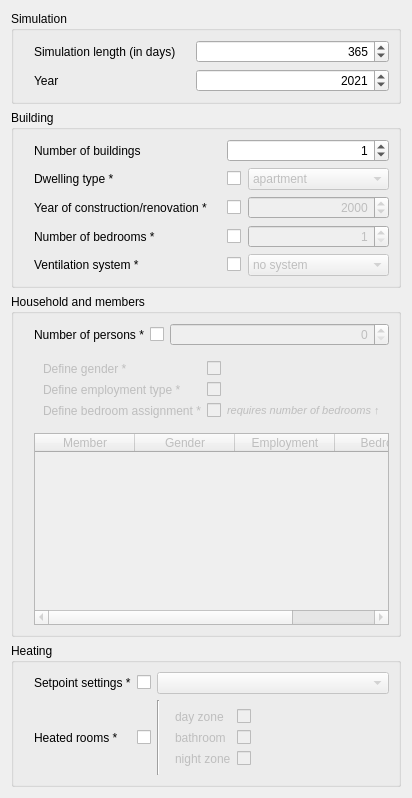
      <widget class="QWidget" name="tab_3">
       <attribute name="title">
        <string>Basic</string>
       </attribute>
       <layout class="QVBoxLayout" name="verticalLayout_2">
        <item alignment="Qt::AlignTop">
         <widget class="QGroupBox" name="groupBox">
          <property name="title">
           <string>Simulation</string>
          </property>
          <layout class="QFormLayout" name="formLayout">
           <property name="horizontalSpacing">
            <number>20</number>
           </property>
           <property name="leftMargin">
            <number>20</number>
           </property>
           <item row="0" column="0">
            <widget class="QLabel" name="label">
             <property name="toolTip">
              <string/>
             </property>
             <property name="text">
              <string>Simulation length (in days)</string>
             </property>
            </widget>
           </item>
           <item row="1" column="0">
            <widget class="QLabel" name="label_2">
             <property name="text">
              <string>Year</string>
             </property>
            </widget>
           </item>
           <item row="1" column="1">
            <widget class="QSpinBox" name="simYear">
             <property name="alignment">
              <set>Qt::AlignRight|Qt::AlignTrailing|Qt::AlignVCenter</set>
             </property>
             <property name="maximum">
              <number>3000</number>
             </property>
             <property name="value">
              <number>2021</number>
             </property>
            </widget>
           </item>
           <item row="0" column="1">
            <widget class="QSpinBox" name="simLength">
             <property name="alignment">
              <set>Qt::AlignRight|Qt::AlignTrailing|Qt::AlignVCenter</set>
             </property>
             <property name="maximum">
              <number>1000</number>
             </property>
             <property name="value">
              <number>365</number>
             </property>
            </widget>
           </item>
          </layout>
         </widget>
        </item>
        <item alignment="Qt::AlignTop">
         <widget class="QGroupBox" name="groupBox_2">
          <property name="title">
           <string>Building</string>
          </property>
          <layout class="QFormLayout" name="formLayout_2">
           <property name="horizontalSpacing">
            <number>20</number>
           </property>
           <property name="leftMargin">
            <number>20</number>
           </property>
           <item row="0" column="0">
            <widget class="QLabel" name="label_3">
             <property name="text">
              <string>Number of buildings</string>
             </property>
            </widget>
           </item>
           <item row="0" column="1">
            <widget class="QSpinBox" name="numBuildings">
             <property name="alignment">
              <set>Qt::AlignRight|Qt::AlignTrailing|Qt::AlignVCenter</set>
             </property>
             <property name="value">
              <number>1</number>
             </property>
            </widget>
           </item>
           <item row="1" column="0">
            <widget class="QLabel" name="label_4">
             <property name="text">
              <string>Dwelling type *</string>
             </property>
            </widget>
           </item>
           <item row="1" column="1">
            <layout class="QHBoxLayout" name="horizontalLayout_7">
             <property name="spacing">
              <number>7</number>
             </property>
             <item>
              <widget class="QCheckBox" name="checkBox_6"/>
             </item>
             <item>
              <widget class="QComboBox" name="dwellingType">
               <property name="enabled">
                <bool>false</bool>
               </property>
               <property name="sizePolicy">
                <sizepolicy hsizetype="Preferred" vsizetype="Fixed">
                 <horstretch>1</horstretch>
                 <verstretch>0</verstretch>
                </sizepolicy>
               </property>
               <item>
                <property name="text">
                 <string>apartment</string>
                </property>
               </item>
               <item>
                <property name="text">
                 <string>house</string>
                </property>
               </item>
              </widget>
             </item>
            </layout>
           </item>
           <item row="2" column="0">
            <widget class="QLabel" name="label_5">
             <property name="text">
              <string>Year of construction/renovation *</string>
             </property>
            </widget>
           </item>
           <item row="2" column="1">
            <layout class="QHBoxLayout" name="horizontalLayout_3">
             <property name="spacing">
              <number>7</number>
             </property>
             <item>
              <widget class="QCheckBox" name="checkBox_2"/>
             </item>
             <item>
              <widget class="QSpinBox" name="constrYear">
               <property name="enabled">
                <bool>false</bool>
               </property>
               <property name="sizePolicy">
                <sizepolicy hsizetype="Minimum" vsizetype="Fixed">
                 <horstretch>1</horstretch>
                 <verstretch>0</verstretch>
                </sizepolicy>
               </property>
               <property name="alignment">
                <set>Qt::AlignRight|Qt::AlignTrailing|Qt::AlignVCenter</set>
               </property>
               <property name="maximum">
                <number>3000</number>
               </property>
               <property name="value">
                <number>2000</number>
               </property>
              </widget>
             </item>
            </layout>
           </item>
           <item row="3" column="0">
            <widget class="QLabel" name="label_6">
             <property name="text">
              <string>Number of bedrooms *</string>
             </property>
            </widget>
           </item>
           <item row="3" column="1">
            <layout class="QHBoxLayout" name="horizontalLayout_6">
             <property name="spacing">
              <number>7</number>
             </property>
             <item>
              <widget class="QCheckBox" name="checkBox_5"/>
             </item>
             <item>
              <widget class="QSpinBox" name="numBedrooms">
               <property name="enabled">
                <bool>false</bool>
               </property>
               <property name="sizePolicy">
                <sizepolicy hsizetype="Minimum" vsizetype="Fixed">
                 <horstretch>1</horstretch>
                 <verstretch>0</verstretch>
                </sizepolicy>
               </property>
               <property name="alignment">
                <set>Qt::AlignRight|Qt::AlignTrailing|Qt::AlignVCenter</set>
               </property>
               <property name="minimum">
                <number>1</number>
               </property>
              </widget>
             </item>
            </layout>
           </item>
           <item row="4" column="0">
            <widget class="QLabel" name="label_7">
             <property name="text">
              <string>Ventilation system *</string>
             </property>
            </widget>
           </item>
           <item row="4" column="1">
            <layout class="QHBoxLayout" name="horizontalLayout_2">
             <property name="spacing">
              <number>7</number>
             </property>
             <item>
              <widget class="QCheckBox" name="checkBox"/>
             </item>
             <item>
              <widget class="QComboBox" name="ventSystem">
               <property name="enabled">
                <bool>false</bool>
               </property>
               <property name="sizePolicy">
                <sizepolicy hsizetype="Preferred" vsizetype="Fixed">
                 <horstretch>1</horstretch>
                 <verstretch>0</verstretch>
                </sizepolicy>
               </property>
               <item>
                <property name="text">
                 <string>no system</string>
                </property>
               </item>
               <item>
                <property name="text">
                 <string>exhaust ventilation</string>
                </property>
               </item>
               <item>
                <property name="text">
                 <string>balanced ventilation</string>
                </property>
               </item>
              </widget>
             </item>
            </layout>
           </item>
          </layout>
         </widget>
        </item>
        <item alignment="Qt::AlignTop">
         <widget class="QGroupBox" name="groupBox_3">
          <property name="title">
           <string>Household and members</string>
          </property>
          <layout class="QVBoxLayout" name="verticalLayout">
           <property name="leftMargin">
            <number>20</number>
           </property>
           <item>
            <layout class="QFormLayout" name="formLayout_11">
             <item row="0" column="0">
              <widget class="QLabel" name="label_14">
               <property name="text">
                <string>Number of persons *</string>
               </property>
              </widget>
             </item>
             <item row="0" column="1">
              <layout class="QHBoxLayout" name="horizontalLayout_9">
               <item>
                <widget class="QCheckBox" name="checkBox_14"/>
               </item>
               <item>
                <widget class="QSpinBox" name="numPersons">
                 <property name="enabled">
                  <bool>false</bool>
                 </property>
                 <property name="sizePolicy">
                  <sizepolicy hsizetype="Minimum" vsizetype="Fixed">
                   <horstretch>1</horstretch>
                   <verstretch>0</verstretch>
                  </sizepolicy>
                 </property>
                 <property name="alignment">
                  <set>Qt::AlignRight|Qt::AlignTrailing|Qt::AlignVCenter</set>
                 </property>
                </widget>
               </item>
              </layout>
             </item>
            </layout>
           </item>
           <item>
            <widget class="QWidget" name="formWidget" native="true">
             <property name="enabled">
              <bool>false</bool>
             </property>
             <layout class="QFormLayout" name="formLayout_6">
              <item row="0" column="0">
               <widget class="QLabel" name="label_12">
                <property name="text">
                 <string>Define gender *</string>
                </property>
               </widget>
              </item>
              <item row="0" column="1">
               <widget class="QCheckBox" name="genderBool"/>
              </item>
              <item row="1" column="0">
               <widget class="QLabel" name="label_15">
                <property name="text">
                 <string>Define employment type *</string>
                </property>
               </widget>
              </item>
              <item row="1" column="1">
               <widget class="QCheckBox" name="employmentBool"/>
              </item>
              <item row="2" column="0">
               <widget class="QLabel" name="label_13">
                <property name="enabled">
                 <bool>false</bool>
                </property>
                <property name="text">
                 <string>Define bedroom assignment *</string>
                </property>
               </widget>
              </item>
              <item row="2" column="1">
               <layout class="QHBoxLayout" name="horizontalLayout_11">
                <item>
                 <widget class="QCheckBox" name="bedroomBool">
                  <property name="enabled">
                   <bool>false</bool>
                  </property>
                  <property name="sizePolicy">
                   <sizepolicy hsizetype="Fixed" vsizetype="Fixed">
                    <horstretch>0</horstretch>
                    <verstretch>0</verstretch>
                   </sizepolicy>
                  </property>
                 </widget>
                </item>
                <item>
                 <widget class="QLabel" name="label_16">
                  <property name="enabled">
                   <bool>false</bool>
                  </property>
                  <property name="font">
                   <font>
                    <pointsize>8</pointsize>
                    <italic>true</italic>
                   </font>
                  </property>
                  <property name="text">
                   <string>requires number of bedrooms ↑</string>
                  </property>
                 </widget>
                </item>
               </layout>
              </item>
             </layout>
            </widget>
           </item>
           <item>
            <widget class="QTableWidget" name="peopleTable">
             <property name="enabled">
              <bool>false</bool>
             </property>
             <column>
              <property name="text">
               <string>Member</string>
              </property>
             </column>
             <column>
              <property name="text">
               <string>Gender</string>
              </property>
             </column>
             <column>
              <property name="text">
               <string>Employment</string>
              </property>
             </column>
             <column>
              <property name="text">
               <string>Bedroom</string>
              </property>
             </column>
            </widget>
           </item>
          </layout>
         </widget>
        </item>
        <item alignment="Qt::AlignTop">
         <widget class="QGroupBox" name="groupBox_4">
          <property name="title">
           <string>Heating</string>
          </property>
          <layout class="QFormLayout" name="formLayout_4">
           <property name="leftMargin">
            <number>20</number>
           </property>
           <item row="0" column="0">
            <widget class="QLabel" name="label_18">
             <property name="text">
              <string>Setpoint settings *</string>
             </property>
            </widget>
           </item>
           <item row="0" column="1">
            <layout class="QHBoxLayout" name="horizontalLayout_12">
             <item>
              <widget class="QCheckBox" name="checkBox_11"/>
             </item>
             <item>
              <widget class="QComboBox" name="heatSetpoint">
               <property name="enabled">
                <bool>false</bool>
               </property>
               <property name="sizePolicy">
                <sizepolicy hsizetype="Preferred" vsizetype="Fixed">
                 <horstretch>1</horstretch>
                 <verstretch>0</verstretch>
                </sizepolicy>
               </property>
              </widget>
             </item>
            </layout>
           </item>
           <item row="1" column="0">
            <widget class="QLabel" name="label_17">
             <property name="sizePolicy">
              <sizepolicy hsizetype="Preferred" vsizetype="Expanding">
               <horstretch>0</horstretch>
               <verstretch>0</verstretch>
              </sizepolicy>
             </property>
             <property name="text">
              <string>Heated rooms *</string>
             </property>
            </widget>
           </item>
           <item row="1" column="1">
            <layout class="QHBoxLayout" name="horizontalLayout">
             <item>
              <widget class="QCheckBox" name="checkBox_10">
               <property name="sizePolicy">
                <sizepolicy hsizetype="Fixed" vsizetype="Fixed">
                 <horstretch>0</horstretch>
                 <verstretch>0</verstretch>
                </sizepolicy>
               </property>
              </widget>
             </item>
             <item>
              <widget class="Line" name="line_2">
               <property name="orientation">
                <enum>Qt::Vertical</enum>
               </property>
              </widget>
             </item>
             <item>
              <widget class="QWidget" name="widget" native="true">
               <property name="enabled">
                <bool>false</bool>
               </property>
               <layout class="QFormLayout" name="formLayout_5">
                <item row="0" column="0">
                 <widget class="QLabel" name="label_11">
                  <property name="text">
                   <string>day zone</string>
                  </property>
                 </widget>
                </item>
                <item row="1" column="0">
                 <widget class="QLabel" name="label_10">
                  <property name="text">
                   <string>bathroom</string>
                  </property>
                 </widget>
                </item>
                <item row="2" column="0">
                 <widget class="QLabel" name="label_9">
                  <property name="text">
                   <string>night zone</string>
                  </property>
                 </widget>
                </item>
                <item row="0" column="1">
                 <widget class="QCheckBox" name="checkBox_30">
                  <property name="text">
                   <string/>
                  </property>
                 </widget>
                </item>
                <item row="1" column="1">
                 <widget class="QCheckBox" name="checkBox_31">
                  <property name="text">
                   <string/>
                  </property>
                 </widget>
                </item>
                <item row="2" column="1">
                 <widget class="QCheckBox" name="checkBox_34">
                  <property name="text">
                   <string/>
                  </property>
                 </widget>
                </item>
               </layout>
              </widget>
             </item>
            </layout>
           </item>
          </layout>
         </widget>
        </item>
       </layout>
      </widget>
